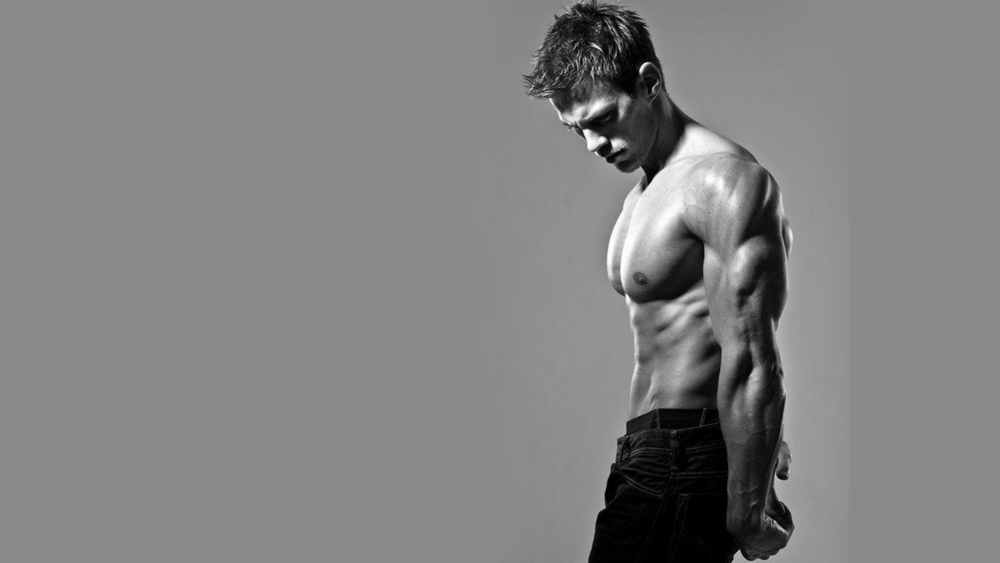
#> input picture research/parth/lzw.png, 1000 x 563 px, shrunk from 3464 x 1949 before the run
$ jupyter execute --allow-errors Untitled.ipynb
#> lines starting #> are read from the running program, lines starting #| are printed output that depends on the picture; long printed decimals are rounded
[cell 1]
import heapq
from collections import defaultdict, Counter
import numpy as np
from PIL import Image

# Node class for Huffman Tree
class Node:
    # [6 lines left out: function __init__, not called in this run]

    def __lt__(self, nxt):
        return self.freq < nxt.freq

# Function to build the Huffman Tree
# [29 lines left out: functions build_huffman_tree, generate_codes, not called in this run]

# Function to compress the image
def compress_image(image_path):
    image = Image.open(image_path).convert('L')
    data = np.array(image).flatten()
    huffman_tree = build_huffman_tree(data)
    huffman_codes = generate_codes(huffman_tree)

    compressed_data = ''.join([huffman_codes[pixel] for pixel in data])
    return compressed_data, huffman_tree

# Function to decompress the image
# [16 lines left out: function decompress_image, not called in this run]

# Example usage
image_path = 'cap-america.jpg'
#> (the rest of this cell did not finish here and is left out)

[cell 2]
from PIL import Image
import numpy as np

# Function to perform LZW compression
def lzw_compress(uncompressed):
    # Build the dictionary.
    dict_size = 256
    dictionary = {chr(i): i for i in range(dict_size)}
    w = ""
    compressed_data = []

    for c in uncompressed:
        wc = w + c
        if wc in dictionary:
            w = wc
        else:
            compressed_data.append(dictionary[w])
            dictionary[wc] = dict_size
            dict_size += 1
            w = c

    if w:
        compressed_data.append(dictionary[w])
    return compressed_data

# Function to perform LZW decompression
def lzw_decompress(compressed):
    # Build the dictionary.
    dict_size = 256
    dictionary = {i: chr(i) for i in range(dict_size)}
    w = chr(compressed.pop(0))
    decompressed_data = [w]

    for k in compressed:
        if k in dictionary:
            entry = dictionary[k]
        elif k == dict_size:
            entry = w + w[0]
        else:
            raise ValueError('Bad compressed k: %s' % k)
        decompressed_data.append(entry)

        # Add w+entry[0] to the dictionary.
        dictionary[dict_size] = w + entry[0]
        dict_size += 1

        w = entry
    return ''.join(decompressed_data)

# Function to compress an image
def compress_image(image_path):
    image = Image.open(image_path).convert('L')
    data = np.array(image).flatten()
    data_str = ''.join([chr(pixel) for pixel in data])
    compressed_data = lzw_compress(data_str)
    return compressed_data, image.size

# Function to decompress an image
def decompress_image(compressed_data, image_size):
    decompressed_data_str = lzw_decompress(compressed_data)
    decompressed_data = [ord(char) for char in decompressed_data_str]
    decompressed_image = np.array(decompressed_data).reshape(image_size)
    return decompressed_image

# Example usage
image_path = 'lzw.png'
#> image_path = 'lzw.png'
compressed_data, image_size = compress_image(image_path)
#> in compress_image, `compressed_data = lzw_compress(data_str)`: compressed_data = 62007 items
#> compressed_data = 62007 items; image_size = (1000, 563)
decompressed_image = decompress_image(compressed_data, image_size)
#> the loop in lzw_decompress, `for k in compressed:` made 62006 passes
#> entry on passes 81, 87, 88, 90, 91, 94, 95, 97, 98, 99, 100: '¡', '§', '§', 'Q', 't', 'z', '¨', '|', '}', 'v', 'G'
#> k on passes 1 to 6: 256, 257, 258, 259, 260, 261
#> after the loop in lzw_decompress, `for k in compressed:`: decompressed_data = 62007 items; dict_size = 62262; dictionary = 62262 items
#> in decompress_image, `decompressed_data = [ord(char) for char in decompressed_data_str]`: decompressed_data = 563000 items
#> in decompress_image, `decompressed_image = np.array(decompressed_data).reshape(image_size)`:
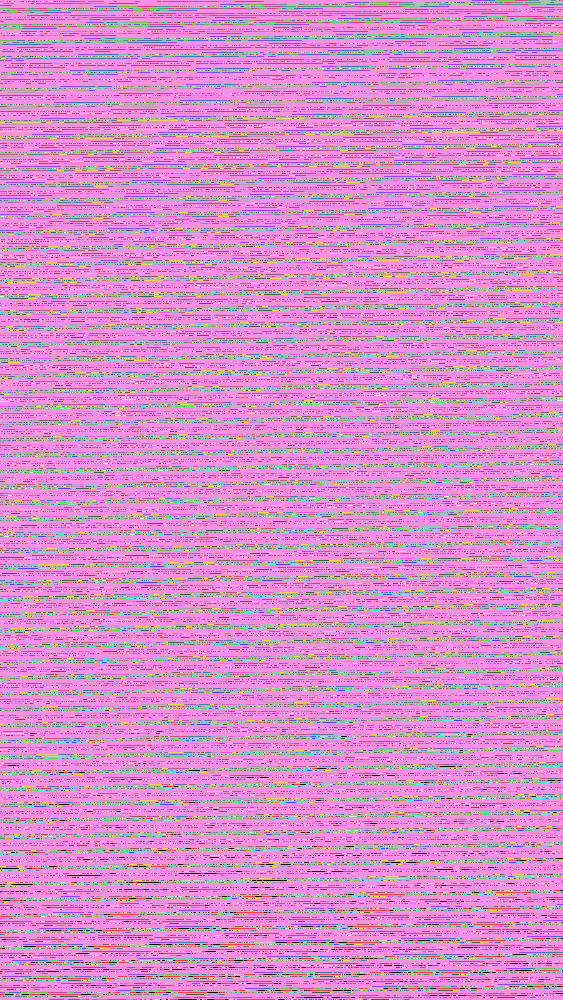
#> decompressed_image: shape (1000, 563) int64; 256 distinct labels, from 0 to 255; one colour per label, 0 black
#> (the rest of this cell did not finish here and is left out)

[cell 3]
from skimage.metrics import structural_similarity as ssim
import cv2

def calculate_ssim(original, compressed):
    ssim_value, _ = ssim(original, compressed, full=True)
    return ssim_value

# Example usage
original = cv2.imread('lzw.png', cv2.IMREAD_GRAYSCALE)
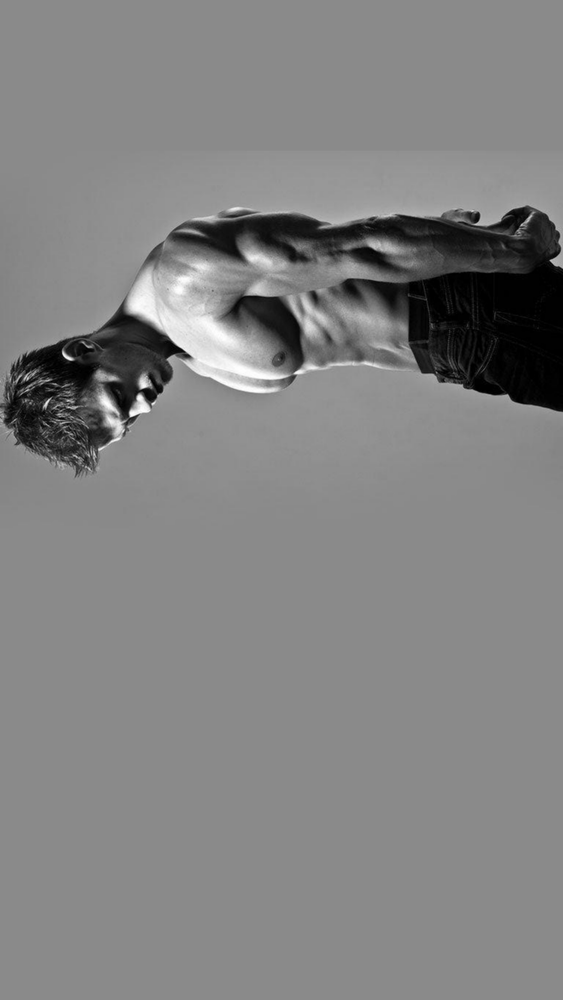
#> original: shape (1000, 563); min 0, max 255, mean 129.8
compressed = cv2.imread('tmpwgm96wro.PNG', cv2.IMREAD_GRAYSCALE)
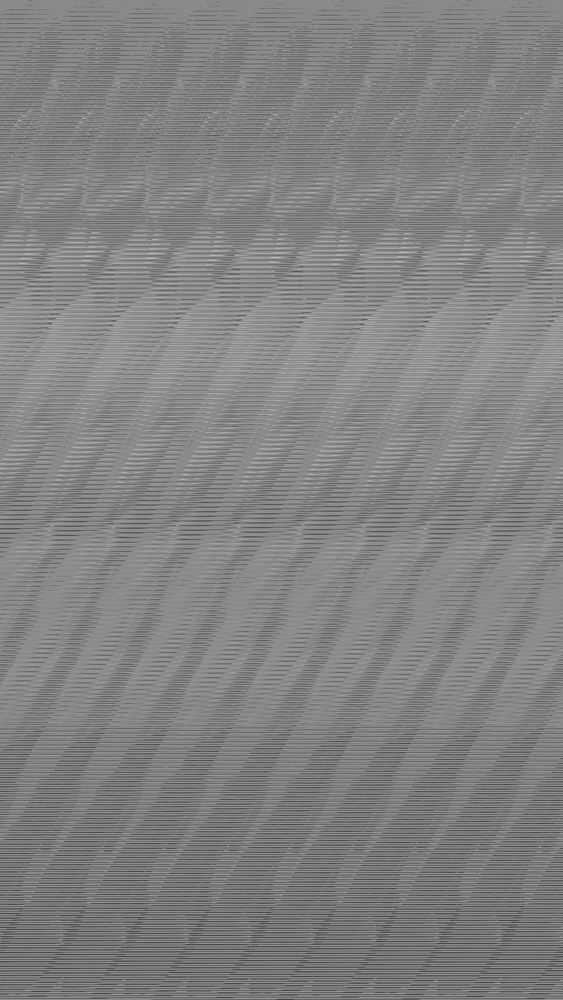
#> input picture research/parth/tmpwgm96wro.png, 563 x 1000 px, shrunk from 1949 x 3464 before the run, found by its file name
#> compressed is the input picture: shape (1000, 563); min 64, max 187, mean 129.8
ssim_value = calculate_ssim(original, compressed)
#> in calculate_ssim, `ssim_value, _ = ssim(original, compressed, full=True)`: ssim_value = 0.245
#> ssim_value = 0.245
print(f'SSIM: {ssim_value}')
#| SSIM: 0.245

[cell 4]
from skimage import io, img_as_float
from skimage.metrics import structural_similarity as ssim
import numpy as np

# Function to calculate SSIM between two images
def calculate_ssim(image1_path, image2_path):
    # Read the images
    image1 = img_as_float(io.imread(image1_path))
    image2 = img_as_float(io.imread(image2_path))

    # Ensure the images have the same dimensions
    if image1.shape != image2.shape:
        raise ValueError("Input images must have the same dimensions.")

    # Calculate SSIM
    ssim_value, ssim_image = ssim(image1, image2, full=True)
    return ssim_value, ssim_image

# Example usage
image1_path = 'lwx.png'
image2_path = 'tmpwgm96wro.png'
#> (the rest of this cell did not finish here and is left out)


print(f"SSIM: {ssim_value}")

# Save the SSIM image for visualization
io.imsave('ssim_image.png', ssim_image)

[cell 5]
def lzw_compress(uncompressed):
    """Compress a string to a list of output symbols."""
    # Build the dictionary.
    dict_size = 256
    dictionary = {chr(i): i for i in range(dict_size)}
    w = ""
    result = []
    for c in uncompressed:
        wc = w + c
        if wc in dictionary:
            w = wc
        else:
            result.append(dictionary[w])
            # Add wc to the dictionary.
            dictionary[wc] = dict_size
            dict_size += 1
            w = c

    # Output the code for w.
    if w:
        result.append(dictionary[w])
    return result

def read_png(file_path):
    with open(file_path, 'rb') as file:
        return file.read()

def write_compressed(file_path, compressed_data):
    with open(file_path, 'wb') as file:
        for data in compressed_data:
            file.write(data.to_bytes(4, byteorder='big'))

# Example usage:
png_data = read_png('lzw.png')
compressed_data = lzw_compress(png_data.decode('latin1'))
#> compressed_data = 86790 items
write_compressed('compressed.lzw', compressed_data)
#> the loop in write_compressed, `for data in compressed_data:` made 86790 passes
#> data on passes 1 to 3: 137, 80, 78

[cell 6]
import zlib

def deflate_compress(data):
    """Compress data using DEFLATE algorithm."""
    return zlib.compress(data)

def read_png(file_path):
    with open(file_path, 'rb') as file:
        return file.read()

def write_file(file_path, data):
    with open(file_path, 'wb') as file:
        file.write(data)

# Example usage:
# Read the PNG file
png_data = read_png('lzw.png')
# Compress the PNG data
compressed_data = deflate_compress(png_data)
write_file('compressed.deflate', compressed_data)

print("Compression completed successfully.")

[cell 7]
import zlib

def deflate_decompress(data):
    """Decompress data using DEFLATE algorithm."""
    return zlib.decompress(data)

def read_file(file_path):
    with open(file_path, 'rb') as file:
        return file.read()

def write_png(file_path, data):
    with open(file_path, 'wb') as file:
        file.write(data)

# Example usage:
# Read the compressed file
compressed_data = read_file('compressed.deflate')

# Decompress the PNG data
decompressed_data = deflate_decompress(compressed_data)
write_png('decompressed.png', decompressed_data)
